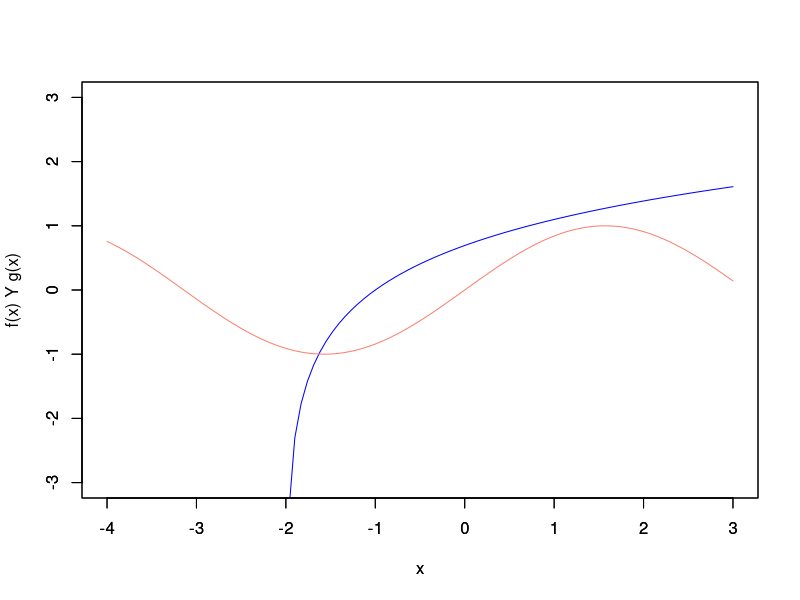
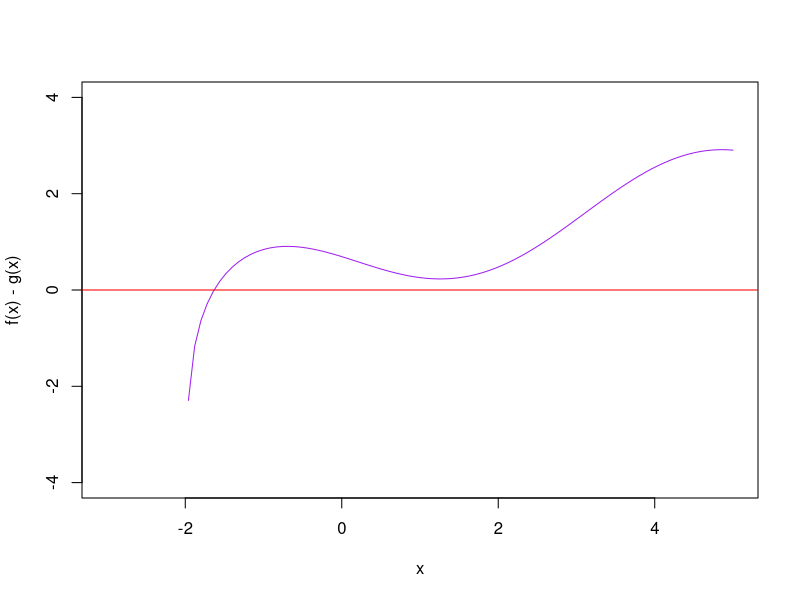
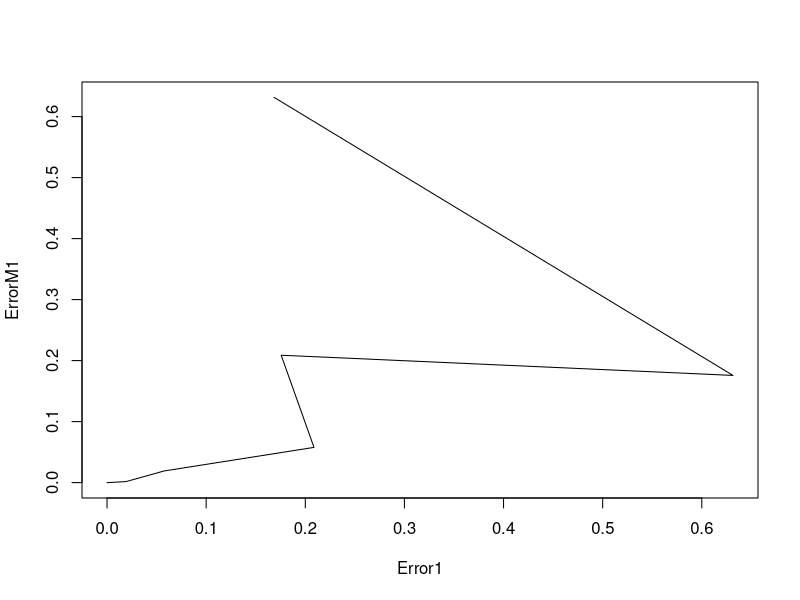
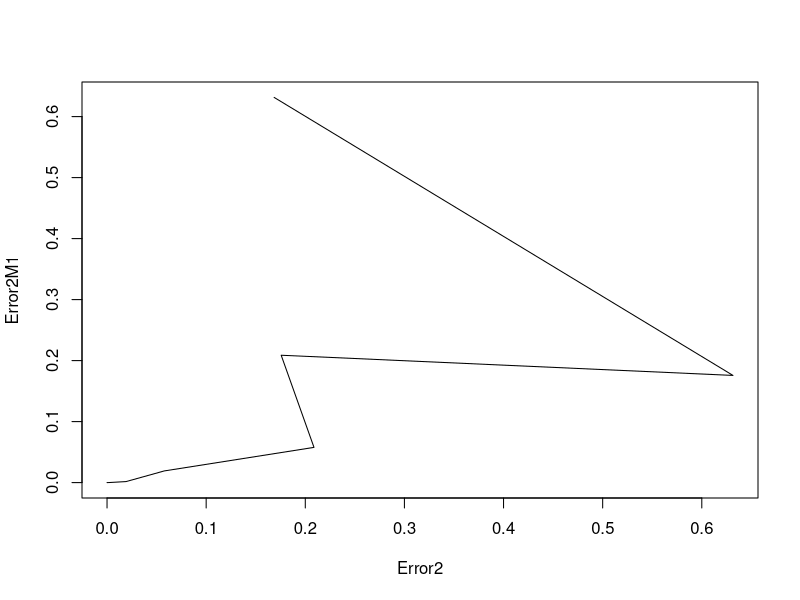

These figures' R source, in order:
f = function(x){log(x+2)}

g = function(x){sin(x)}

Tolerancia = 0.0000000000000001

q = function(x){log(x+2)-sin(x)}

Teorico = uniroot(q, c(-1.8,-1), tol = 1e-17) 

plot(f, xlim = c(-4,3), ylim=c(-3,3), ylab = "f(x) Y g(x)", col = "blue")
par(new = TRUE)
plot(g, xlim = c(-4,3), ylim=c(-3,3), ylab = "", col = "salmon")
plot(q, xlim = c(-3,5), ylim=c(-4,4), ylab = "f(x) - g(x)", col = "purple")
par(new = TRUE)
abline(0,0, col = "red")

a = -1.8
b = -1
arr = c(0)

arr[1] = a
arr[2] = b
i=3

Error1 = c() 
ErrorM1 = c()
#valor -6

while(abs(Teorico$root-arr[i-2]) > Tolerancia){
  Error1[i-2]=abs(Teorico$root-arr[i-2])
  arr[i]= arr[i-1]-((q(arr[i-1])*(arr[i-1]-arr[i-2]))/(q(arr[i-1])-q(arr[i-2])))
  i = i+1
}

i=1
while(i<length(Error1)+1){
  ErrorM1[i]=Error1[i+1]
  i = i+1
}
plot(Error1,ErrorM1, type="l")

numero_iteraciones =length(arr)

Metodo2 = c(0)
Error2 = c(0)
Error2M1 = c(0)
Metodo2[1] = a
Metodo2[2] = b
i=3

while(abs(Teorico$root-Metodo2[i-2]) > Tolerancia){
  Error2[i-2]=abs(Teorico$root-arr[i-2])
  Metodo2[i]= Metodo2[i-1]-((q(Metodo2[i-1]))*(Metodo2[i-1]-Metodo2[i-2])/(q(Metodo2[i-1])-q(Metodo2[i-2])))
  i = i+1
}

i=1
while(i<length(Error2)+1){
  Error2M1[i]=Error2[i+1]
  i = i+1
}

plot(Error2,Error2M1, type ="l")


tab=data.frame(Error2,Error2M1)

